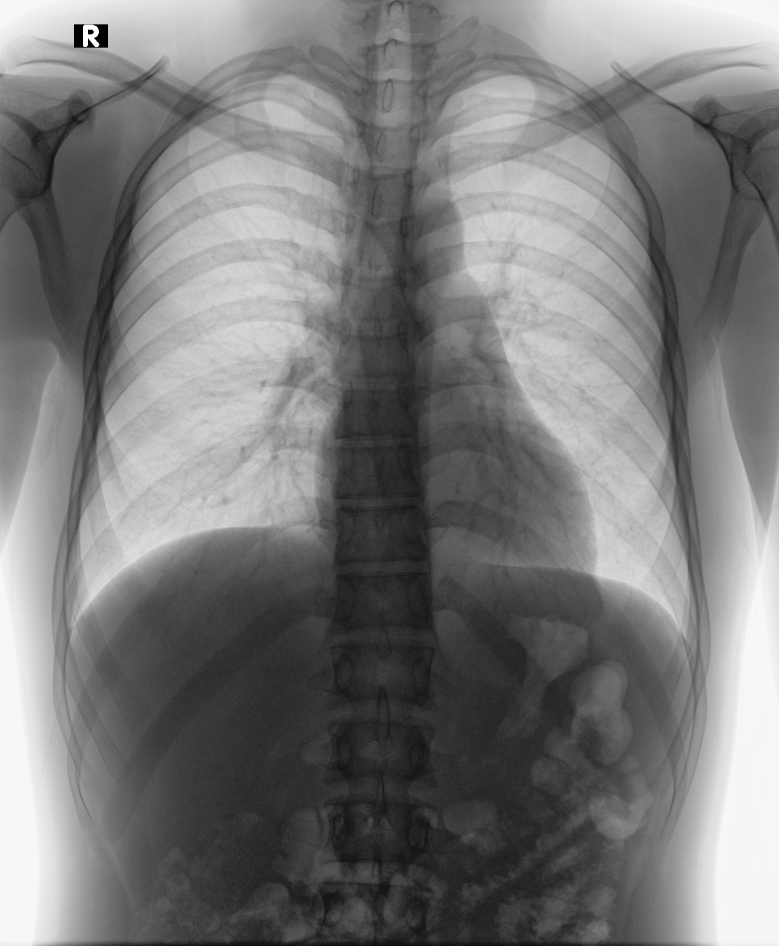
#> input picture data/processed/png_images/00e25f831ccd21bd41b558cfccbf1be7.png, 2336 x 2836 px, found by its file name (shown at 1/3 size); its folder holds only this picture in this run
$ python preprocessing.py
#> lines starting #> are read from the running program, lines starting #| are printed output that depends on the picture
import cv2
import os
import numpy as np

INPUT_DIR = "data/processed/png_images"
OUTPUT_DIR = "data/processed/preprocessed_images"

os.makedirs(OUTPUT_DIR, exist_ok=True)

def preprocess_image(image_path):
    image = cv2.imread(image_path, cv2.IMREAD_GRAYSCALE)
#> image is the input picture: shape (2836, 2336); min 0, max 255, mean 121.9

    # Resize
    image = cv2.resize(image, (512, 512))
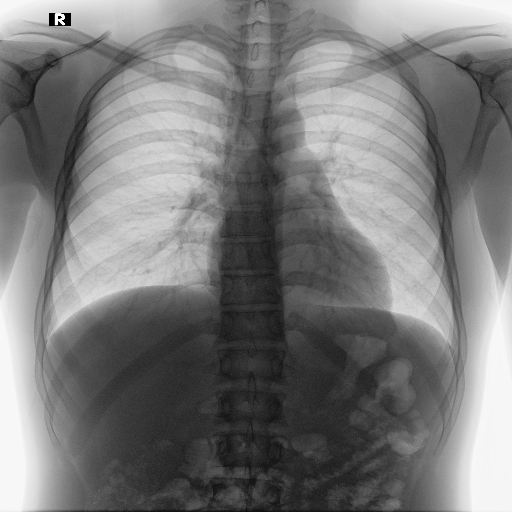
#> image: shape (512, 512); min 0, max 255, mean 121.7

    # CLAHE (Contrast Enhancement)
    clahe = cv2.createCLAHE(clipLimit=2.0, tileGridSize=(8,8))
    image = clahe.apply(image)
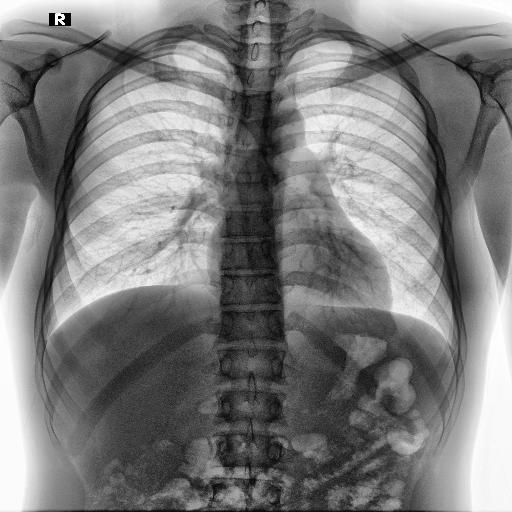
#> image: shape (512, 512); min 2, max 255, mean 124.8

    # Denoising
    image = cv2.GaussianBlur(image, (3,3), 0)

    # Normalize (Z-score)
    image = image.astype(np.float32)
    image = (image - np.mean(image)) / (np.std(image) + 1e-8)

    return image

for file in os.listdir(INPUT_DIR):
    if file.endswith(".png"):
        img_path = os.path.join(INPUT_DIR, file)
        processed_img = preprocess_image(img_path)

        save_path = os.path.join(OUTPUT_DIR, file)
        cv2.imwrite(save_path, processed_img * 255)
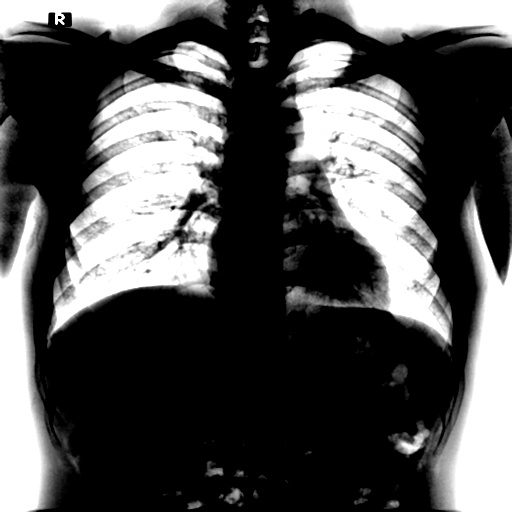
#> saved as 00e25f831ccd21bd41b558cfccbf1be7.png: shape (512, 512); min 0, max 255, mean 82.1

print("Preprocessing completed.")

$ run again, on data/processed/png_images/0128fe112c2ee94f8ec176109b6ca112.png
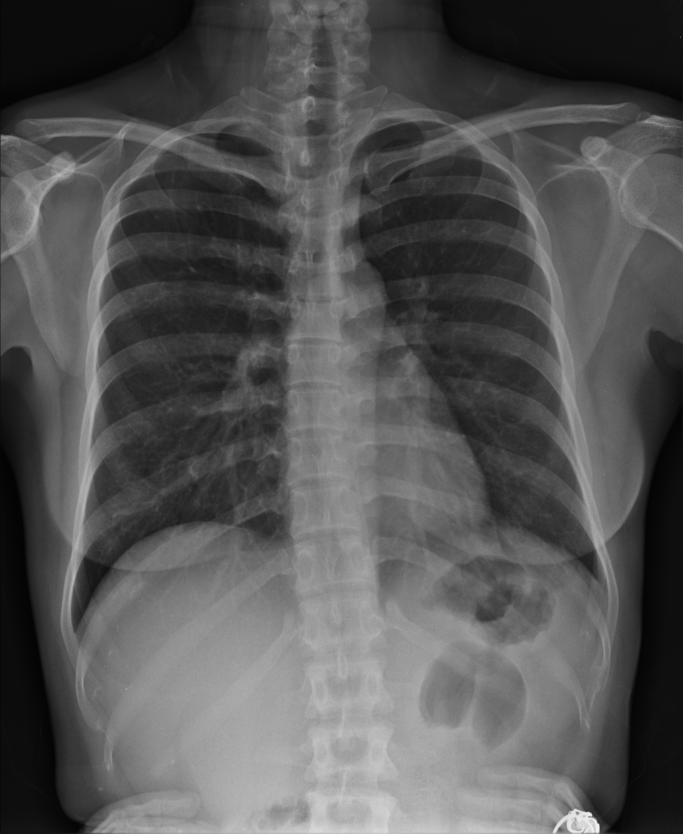
#> input picture data/processed/png_images/0128fe112c2ee94f8ec176109b6ca112.png, 2048 x 2500 px, found by its file name (shown at 1/3 size)
#> in preprocess_image, image is the input picture: shape (2500, 2048); min 0, max 255, mean 85
#> in preprocess_image, `image = clahe.apply(image)`:
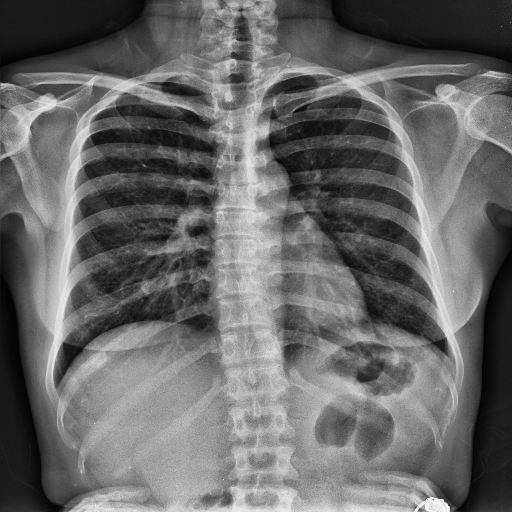
#> image: shape (512, 512); min 2, max 250, mean 104.5
#> `cv2.imwrite(save_path, processed_img * 255)`:
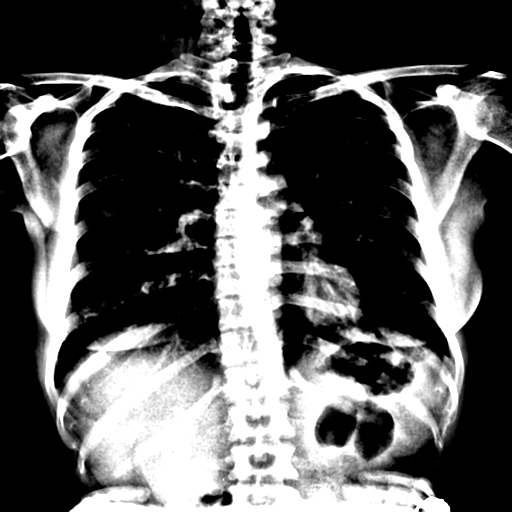
#> saved as 0128fe112c2ee94f8ec176109b6ca112.png: shape (512, 512); min 0, max 255, mean 92.5

$ run again, on data/processed/png_images/015e332b702e4829710941ab7265bd1d.png
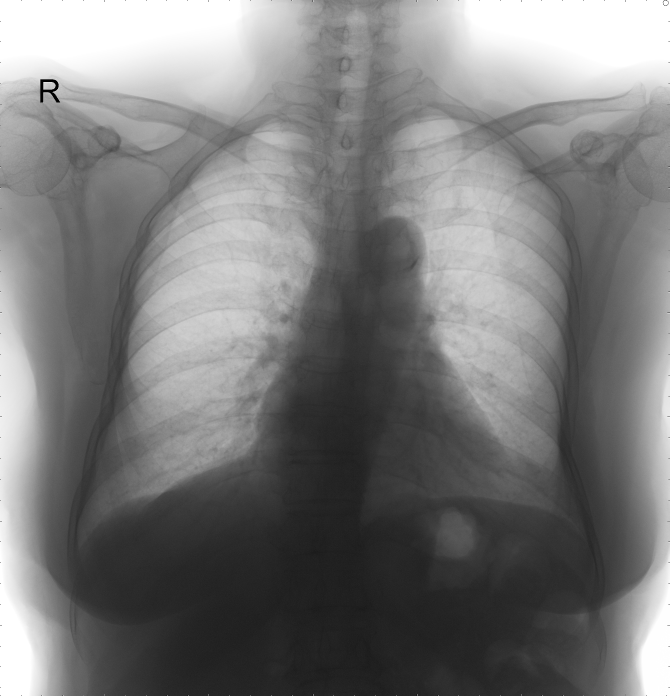
#> input picture data/processed/png_images/015e332b702e4829710941ab7265bd1d.png, 2008 x 2088 px, found by its file name (shown at 1/3 size)
#> in preprocess_image, image is the input picture: shape (2088, 2008); min 0, max 255, mean 122.1
#> in preprocess_image, `image = clahe.apply(image)`:
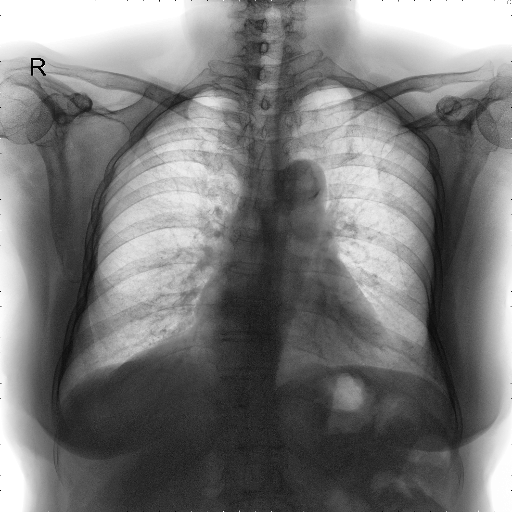
#> image: shape (512, 512); min 2, max 255, mean 120.5
#> `cv2.imwrite(save_path, processed_img * 255)`:
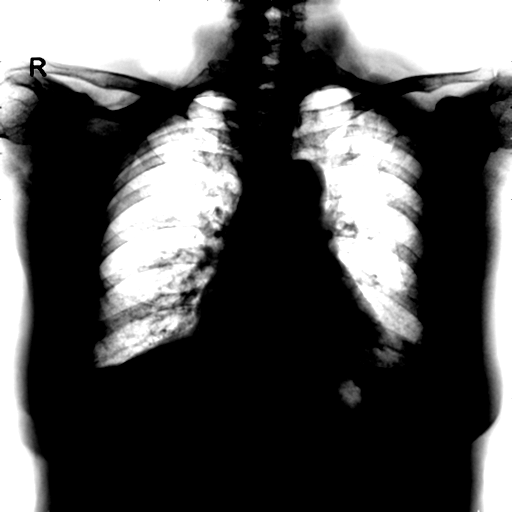
#> saved as 015e332b702e4829710941ab7265bd1d.png: shape (512, 512); min 0, max 255, mean 84

$ run again, on data/processed/png_images/017cd6c78e753ae58e1795fac350f321.png
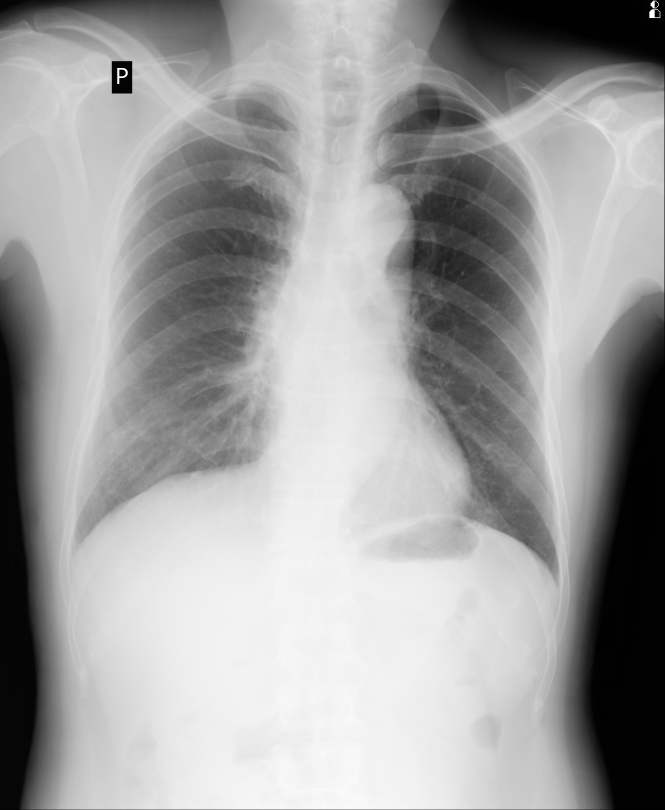
#> input picture data/processed/png_images/017cd6c78e753ae58e1795fac350f321.png, 1994 x 2430 px, found by its file name (shown at 1/3 size)
#> in preprocess_image, image is the input picture: shape (2430, 1994); min 0, max 255, mean 160.5
#> in preprocess_image, `image = clahe.apply(image)`:
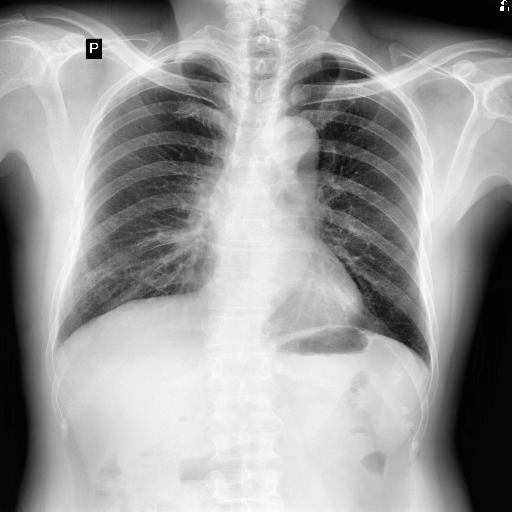
#> image: shape (512, 512); min 1, max 255, mean 154.9
#> `cv2.imwrite(save_path, processed_img * 255)`:
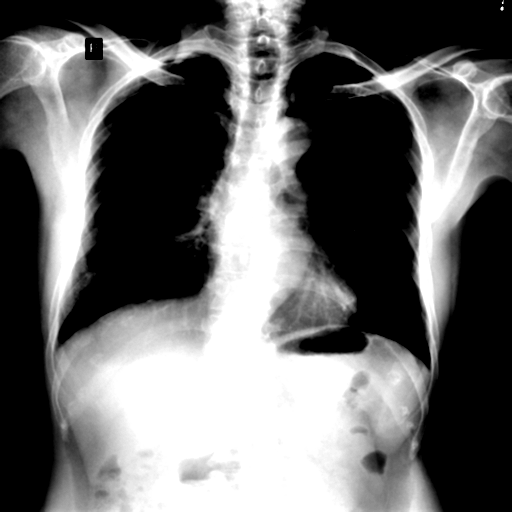
#> saved as 017cd6c78e753ae58e1795fac350f321.png: shape (512, 512); min 0, max 255, mean 105.8

$ run again, on data/processed/png_images/0108949daa13dc94634a7d650a05c0bb.png
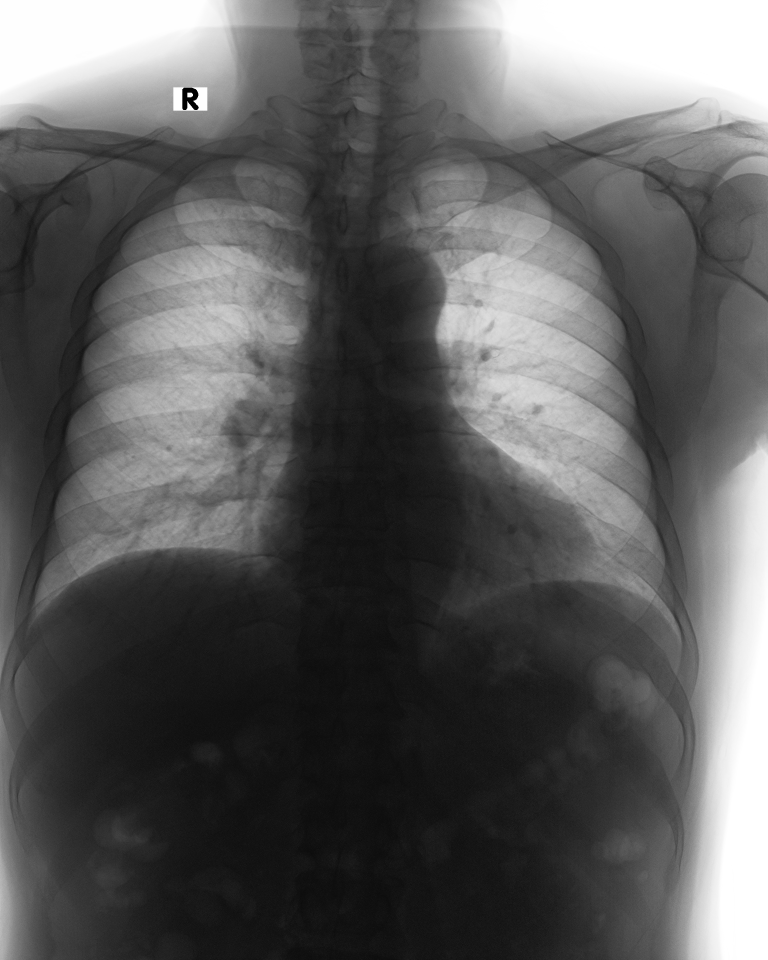
#> input picture data/processed/png_images/0108949daa13dc94634a7d650a05c0bb.png, 2304 x 2880 px, found by its file name (shown at 1/3 size)
#> in preprocess_image, image is the input picture: shape (2880, 2304); min 0, max 255, mean 91.9
#> in preprocess_image, `image = clahe.apply(image)`:
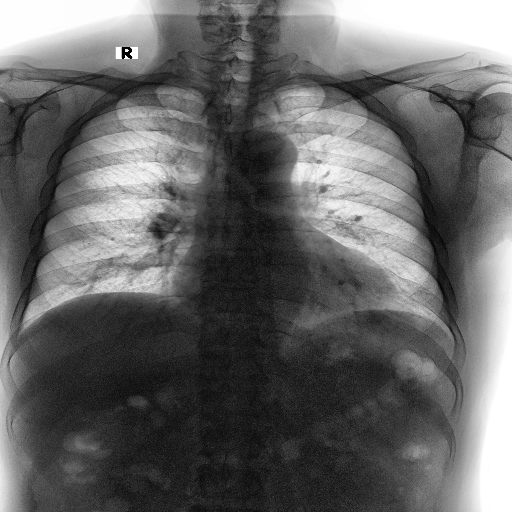
#> image: shape (512, 512); min 1, max 255, mean 101.6
#> `cv2.imwrite(save_path, processed_img * 255)`:
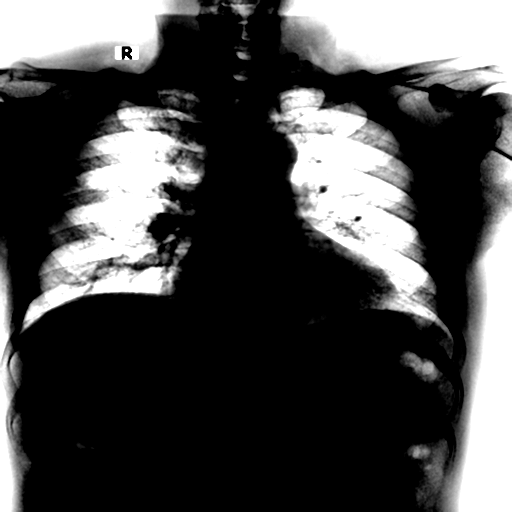
#> saved as 0108949daa13dc94634a7d650a05c0bb.png: shape (512, 512); min 0, max 255, mean 75.1
